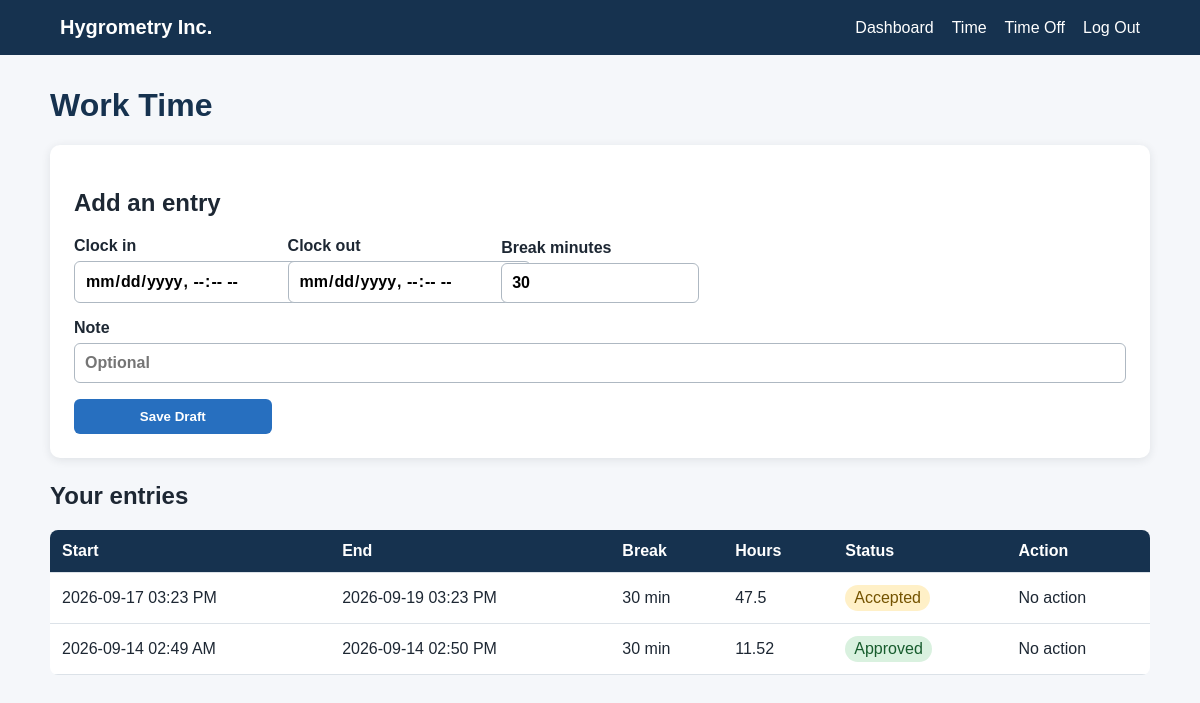
The app's page /employee/time (signed in), older data.
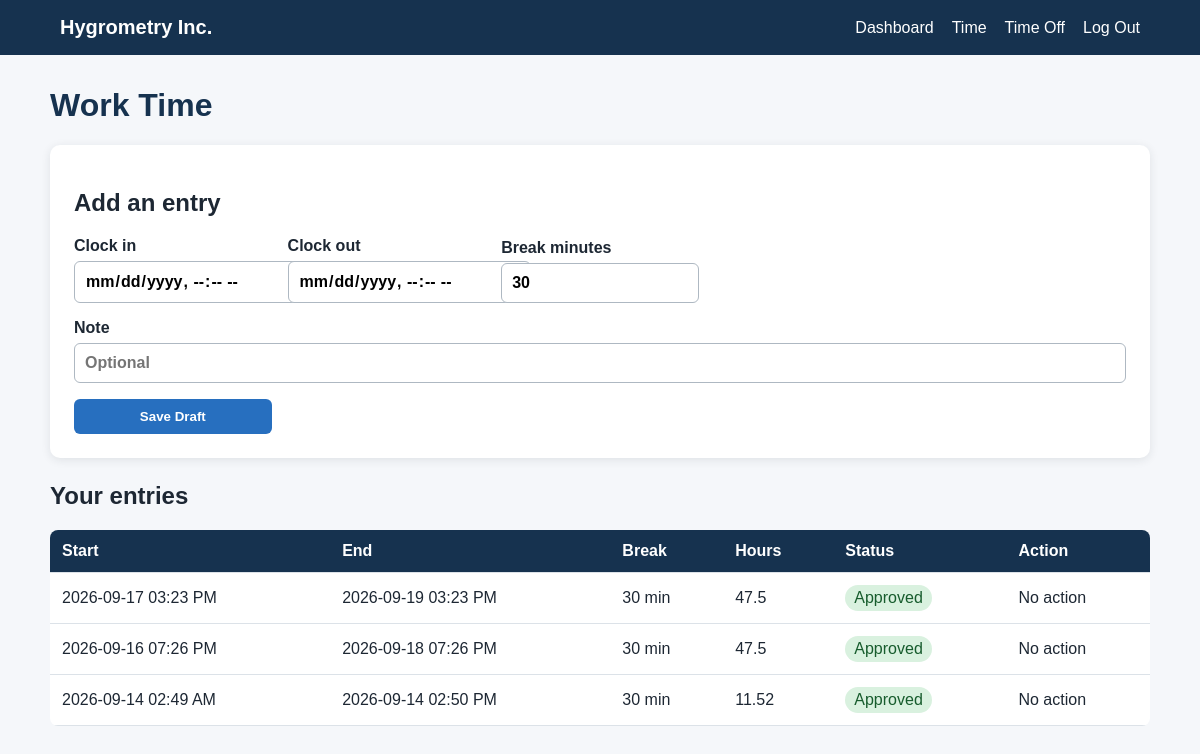
The same page, newer data.
### tables this page shows
CREATE TABLE time_entries (
    id INTEGER PRIMARY KEY AUTOINCREMENT,
    user_id INTEGER NOT NULL,
    clock_in_utc TEXT NOT NULL,
    clock_out_utc TEXT NOT NULL,
    break_minutes INTEGER NOT NULL DEFAULT 0 CHECK (break_minutes >= 0),
    status TEXT NOT NULL DEFAULT 'draft'
        CHECK (status IN ('draft', 'accepted', 'approved')),
    employee_note TEXT,
    manager_note TEXT,
    reviewed_by INTEGER,
    reviewed_at TEXT,
    payroll_batch_id INTEGER,
    created_at TEXT NOT NULL DEFAULT CURRENT_TIMESTAMP,
    FOREIGN KEY (user_id) REFERENCES users(id),
    FOREIGN KEY (reviewed_by) REFERENCES users(id),
    FOREIGN KEY (payroll_batch_id) REFERENCES payroll_batches(id)
);

### employee.py (the view, shortened to what this page needs)
@employee_bp.route("/employee/time", methods=("GET", "POST"))
@role_required("employee")
def time_entries():
    db = get_db()
    user_id = session["user_id"]
    rows = db.execute(
        "SELECT * FROM time_entries WHERE user_id = ? ORDER BY clock_in_utc DESC",
        (user_id,),
    ).fetchall()
    entries = [dict(row) for row in rows]
    for entry in entries:
        entry["local_start"] = utc_to_local(entry["clock_in_utc"], session["timezone"])
        entry["local_end"] = utc_to_local(entry["clock_out_utc"], session["timezone"])
        entry["hours"] = hours_between(
            entry["clock_in_utc"], entry["clock_out_utc"], entry["break_minutes"]
        )
    return render_template("time_entries.html", entries=entries)

### database.py (called while the page is built)
def get_db():
    if "db" not in g:
        g.db = sqlite3.connect(
            current_app.config["DATABASE"], detect_types=sqlite3.PARSE_DECLTYPES
        )
        g.db.row_factory = sqlite3.Row
        g.db.execute("PRAGMA foreign_keys = ON")
    return g.db

### utils.py (called while the page is built)
def generate_csrf_token():
    if "csrf_token" not in session:
        session["csrf_token"] = secrets.token_hex(24)
    return session["csrf_token"]

def login_required(view):
    @wraps(view)
    def wrapped_view(**kwargs):
        if not session.get("user_id"):
            flash("Log in to continue.", "error")
            return redirect(url_for("auth.login"))
        return view(**kwargs)
    return wrapped_view

def role_required(role):
    def decorator(view):
        @wraps(view)
        @login_required
        def wrapped_view(**kwargs):
            if session.get("role") != role:
                abort(403)
            return view(**kwargs)
        return wrapped_view
    return decorator

def utc_to_local(value, timezone_name):
    if not value:
        return ""
    utc_time = datetime.fromisoformat(value)
    return utc_time.astimezone(ZoneInfo(timezone_name)).strftime("%Y-%m-%d %I:%M %p")

def hours_between(start, end, break_minutes=0):
    start_dt = datetime.fromisoformat(start)
    end_dt = datetime.fromisoformat(end)
    hours = (end_dt - start_dt).total_seconds() / 3600 - break_minutes / 60
    return round(max(0, hours), 2)

### templates/time_entries.html (shortened to what this page needs)
{% extends "base.html" %}
{% block content %}
<h1>Work Time</h1>
<section class="panel">
  <h2>Add an entry</h2>
  <form method="post" class="form-grid">
    <label>Clock in<input type="datetime-local" name="clock_in" required></label>
    <label>Clock out<input type="datetime-local" name="clock_out" required></label>
    <label>Break minutes<input type="number" name="break_minutes" min="0" value="30" required></label>
    <label class="wide">Note<input type="text" name="note" maxlength="250" placeholder="Optional"></label>
    <button type="submit">Save Draft</button>
  </form>
</section>
<h2>Your entries</h2>
<div class="table-wrap"><table>
  <thead><tr><th>Start</th><th>End</th><th>Break</th><th>Hours</th><th>Status</th><th>Action</th></tr></thead>
  <tbody>
    {% for entry in entries %}<tr>
      <td>{{ entry.local_start }}</td><td>{{ entry.local_end }}</td>
      <td>{{ entry.break_minutes }} min</td><td>{{ entry.hours }}</td>
      <td><span class="status {{ entry.status }}">{{ entry.status }}</span></td>
      <td>{% if entry.status == 'draft' %}
        <form method="post" action="{{ url_for('employee.accept_time', entry_id=entry.id) }}">
          <input type="hidden" name="csrf_token" value="{{ csrf_token() }}">
          <button type="submit" class="small">Accept and Submit</button>
        </form>{% else %}No action{% endif %}</td>
    </tr>{% else %}<tr><td colspan="6">No entries found.</td></tr>{% endfor %}
  </tbody>
</table></div>
{% endblock %}

### templates/base.html (shortened to what this page needs)
<!doctype html>
<html lang="en">
<head>
  <link rel="stylesheet" href="{{ url_for('static', filename='style.css') }}">
</head>
<body>
  <header>
    <a class="brand" href="{{ url_for('index') }}">Hygrometry Inc.</a>
    {% if session.get('user_id') %}
      <nav>
        {% if session.get('role') == 'employee' %}
          <a href="{{ url_for('employee.dashboard') }}">Dashboard</a>
          <a href="{{ url_for('employee.time_entries') }}">Time</a>
          <a href="{{ url_for('employee.time_off') }}">Time Off</a>
        {% else %}
          <a href="{{ url_for('manager.dashboard') }}">Manager</a>
          <a href="{{ url_for('manager.review_time') }}">Review Time</a>
          <a href="{{ url_for('manager.review_time_off') }}">Review Leave</a>
          <a href="{{ url_for('payroll.dashboard') }}">Payroll</a>
        {% endif %}
        <form method="post" action="{{ url_for('auth.logout') }}">
          <button class="link-button" type="submit">Log Out</button>
        </form>
      </nav>
    {% endif %}
  </header>
  <main>
    {% block content %}{% endblock %}
  </main>
</body>
</html>

### static/style.css (style rules this page uses)
:root { color-scheme: light; --navy:#16324f; --blue:#276fbf; --pale:#eef5fb; --green:#2d7d46; --red:#b43c3c; --text:#1d2733; }
* { box-sizing:border-box; }
body { margin:0; font-family:Arial, sans-serif; color:var(--text); background:#f5f7fa; }
header { display:flex; justify-content:space-between; align-items:center; padding:16px 5%; background:var(--navy); color:white; }
.brand { color:white; text-decoration:none; font-size:1.25rem; font-weight:bold; }
nav { display:flex; align-items:center; gap:18px; flex-wrap:wrap; }
nav a, .link-button { color:white; background:none; border:0; padding:0; font:inherit; cursor:pointer; text-decoration:none; }
main { width:min(1100px, 92%); margin:32px auto; }
h1 { color:var(--navy); }
.login-card, .panel, .review-card { background:white; border-radius:10px; padding:24px; margin-bottom:24px; box-shadow:0 2px 10px #1d27331a; }
.stack, .form-grid { display:grid; gap:16px; }
.form-grid { grid-template-columns:repeat(auto-fit, minmax(190px, 1fr)); align-items:end; }
.wide { grid-column:1 / -1; }
label { display:grid; gap:6px; font-weight:bold; }
input, select { width:100%; padding:10px; border:1px solid #aeb8c2; border-radius:6px; font:inherit; }
button, .button { display:inline-block; background:var(--blue); color:white; border:0; border-radius:6px; padding:10px 16px; text-decoration:none; font-weight:bold; cursor:pointer; }
.table-wrap { overflow-x:auto; background:white; border-radius:8px; }
table { width:100%; border-collapse:collapse; }
th, td { text-align:left; padding:12px; border-bottom:1px solid #dce2e8; }
th { background:var(--navy); color:white; }
.status { display:inline-block; padding:4px 9px; border-radius:999px; background:#e5e9ed; text-transform:capitalize; }
.approved { background:#d9f1df; color:#175c2d; }

Row changes from the older to the newer data that the page shows:
changed time_entries (number 1 of 3 on the later page): status "Accepted" → "Approved"
added time_entries: local_start "2026-09-16 07:26 PM", local_end "2026-09-18 07:26 PM", break_minutes "30", hours "47.5", status "Approved", shows "No action"
